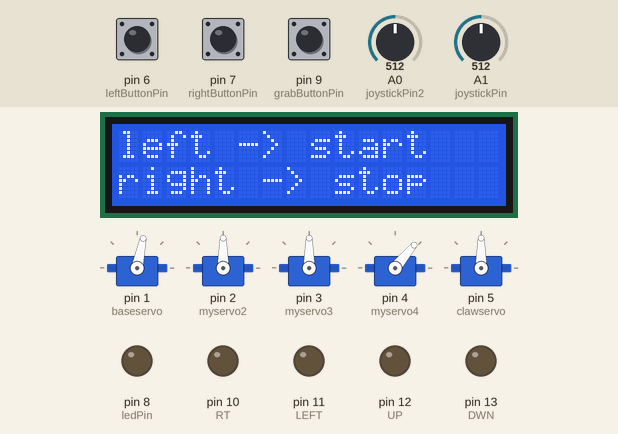
Bench run of a sketch on a simulated Arduino Uno, built with avr-gcc and run on an emulated ATmega328P. Parts: 5 × servo, 16×2 character LCD, output pins drawn as LEDs (lit = HIGH). The inputs (shaded band) are chosen by the test bench; at power-on: pin 9 (grabButtonPin) HIGH, pin 6 (leftButtonPin) HIGH, pin 7 (rightButtonPin) HIGH, A0 (joystickPin2) = 512, A1 (joystickPin) = 512.

Above: at 4.3 s.
4.4 s: pin 9 (grabButtonPin) pulled LOW for 1 s
At 10.5 s:
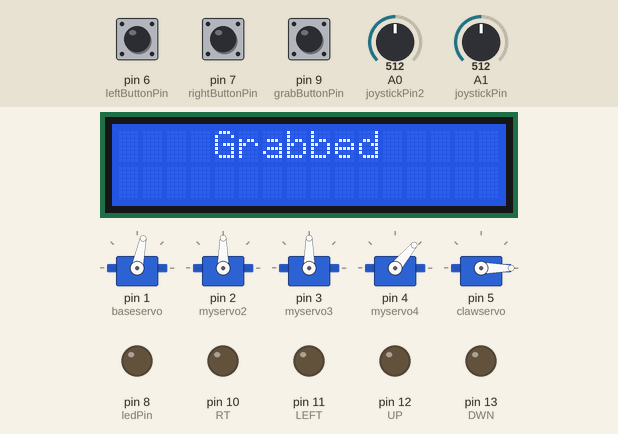
At 26.4 s:
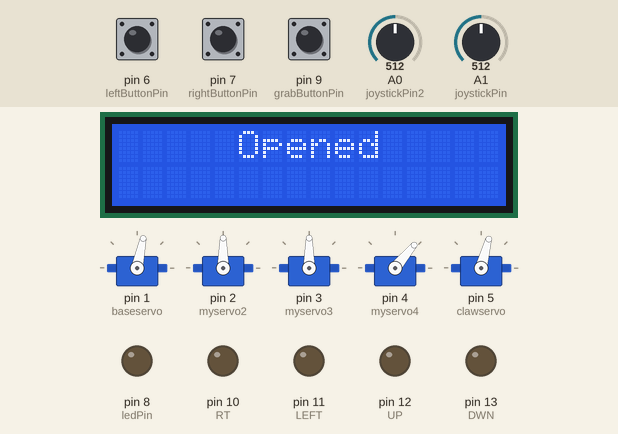
Timing chart, 0 to 27.2 s (numbered marks = the images above; inputs shaded):
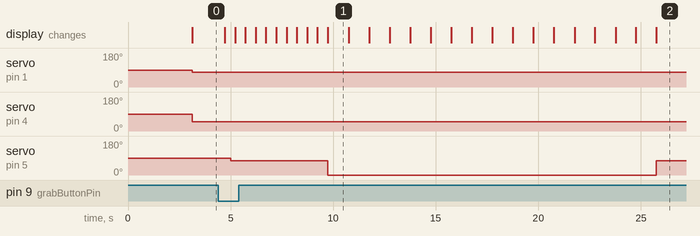

Measured:
- after the input at 4.4 s, servo on pin 5 (clawservo): 90° → 75° after 0.60 s, → 0° 4.7 s later, → 75° 16.0 s later; the display: first changes after 0.32 s (image 1 shows a later state)
- what the display in image 1 shows lasts 1.1 s, from 9.7 s to 10.8 s

The sketch:

Project3_claw_machine_final.ino
```cpp
#include <Servo.h>

Servo baseservo; // servo for the base of the claw machine
Servo myservo2; // servo that is attached to the base
Servo myservo3; // servo that is placed in the middle
Servo myservo4; // servo holding the claw
Servo clawservo; // servo for the claw of the claw machine

#include "Wire.h"
#include "Adafruit_LiquidCrystal.h"
#include <LiquidCrystal_I2C.h>

LiquidCrystal_I2C lcd(0x27, 16, 2);

const int grabButtonPin = 9;
const int rightButtonPin = 7;
const int leftButtonPin = 6;
const int ledPin = 8; // LED pin

const int joystickPin = A1; // Analog pin for the joystick left and right
const int minAngle = 155;     // Minimum angle for the base servo
const int maxAngle = 0;   // Maximum angle for the base servo
int lastJoystickValue = 0; // Variable to store the last joystick value

const int joystickPin2 = A0; // Analog pin for the joystick up and down
const int minAngle2 = 0;     // Minimum angle for the shoulder servo
const int maxAngle2 = 100; // Maximum angle for the shoulder servo
int lastJoystickValue2 = 0; // Variable to store the last joystick value

const int minAngle3 = 0;  // Minimum angle for the middle servo
const int maxAngle3 = 90;  // Maximum angle for the middle servo

const int minAngle4 = 0;  // Minimum angle for the elbow servo
const int maxAngle4 = 90;  // Maximum angle for the elbow servo

int UD = 0;
int LR = 0;

int DWN = 13;
int UP = 12;
int LEFT = 11;
int RT = 10;

int IUP = A0;
int ILR = A1;
int MID = 10;
int LRMID = 0;
int UPMID = 0;

unsigned long timerStart = 0;
const unsigned long timerDuration = 30000; // 30 seconds

bool timerRunning = false;

unsigned long clawOpenTime = 0;
bool clawOpen = false;

void setup() {
  baseservo.attach(1);
  myservo2.attach(2);
  myservo3.attach(3);
  myservo4.attach(4);
  clawservo.attach(5);

  pinMode(ledPin, OUTPUT); // Set LED pin as output

  lcd.init();
  lcd.backlight();

  lcd.setCursor(0, 0);
  lcd.print("Welcome to the");
  lcd.setCursor(0, 1);
  lcd.print("Claw Machine!");

  delay(3000);
  lcd.clear();
  lcd.setCursor(0, 0);
  lcd.print("left -> start");
  lcd.setCursor(0, 1);
  lcd.print("right -> stop");

  pinMode(rightButtonPin, INPUT_PULLUP);
  pinMode(leftButtonPin, INPUT_PULLUP);
  pinMode(grabButtonPin, INPUT_PULLUP);

  pinMode(DWN, OUTPUT);
  pinMode(UP, OUTPUT);
  pinMode(LEFT, OUTPUT);
  pinMode(RT, OUTPUT);
  digitalWrite(DWN, HIGH);
  digitalWrite(UP, HIGH);
  digitalWrite(LEFT, HIGH);
  digitalWrite(RT, HIGH);

  LRMID = analogRead(ILR);
  UPMID = analogRead(IUP);
}

void loop() {
  int rightButtonState = digitalRead(rightButtonPin);
  int leftButtonState = digitalRead(leftButtonPin);
  int grabButtonState = digitalRead(grabButtonPin);

  if (rightButtonState == LOW) {
    lcd.clear();
    lcd.setCursor(0, 0);
    lcd.print("Stopping the");
    lcd.setCursor(0, 1);
    lcd.print("claw machine!");
    delay(2000);
    lcd.clear();
    lcd.setCursor(3, 0);
    lcd.print("Thank you");
    lcd.setCursor(3, 1);
    lcd.print("and Goodbye");
    delay(3000);
  }

  if (leftButtonState == LOW) {
    lcd.clear();
    lcd.setCursor(0, 0);
    lcd.print("Starting the");
    lcd.setCursor(0, 1);
    lcd.print("claw machine!");
    delay(2000);

    lcd.clear();
    lcd.setCursor(2, 0);
    lcd.print("30 sec timer");
    lcd.setCursor(4, 1);
    lcd.print("Good Luck");
    delay(3000);

    if (!timerRunning) {
      timerStart = millis();
      timerRunning = true;
    } else {
      timerStart = millis(); // Reset timer
    }
  }

  if (grabButtonState == LOW) {
    unsigned long startTime = millis();
    unsigned long elapsedTime = 0;
    elapsedTime = millis() - startTime;
    while (millis() - startTime < 5000) {
      if (!clawOpen && millis() - clawOpenTime >= 5000) {
        clawservo.write(75); // Open the claw
        clawOpenTime = millis(); // Record the time when the claw is opened
        clawOpen = true;
      }
      if ((millis() - startTime) % 1000 < 500) {
        lcd.clear();
      } else {
        lcd.setCursor(4, 0);
        lcd.print("Grabbing");
      }
    }
    clawservo.write(0); // Close the claw
    clawOpenTime = millis(); // Record the time when the claw is closed
    clawOpen = false; // Reset the flag
    lcd.clear();
    lcd.setCursor(4, 0);
    lcd.print("Grabbed");
    delay(1000);

    // Check if the claw has been closed for 15 seconds
    unsigned long clawClosedTime = millis();
    while (millis() - clawClosedTime < 15000) {
      // Wait for 15 seconds
        lcd.setCursor(4, 0);
        lcd.print("Opening");
        elapsedTime = millis() - clawClosedTime;
        lcd.setCursor(0, 1);
        lcd.print("Time left: ");
        lcd.print((15000 - elapsedTime) / 1000);
        lcd.print(" s");
    }

    // Reopen the claw
    clawservo.write(75); // Open the claw
    clawOpenTime = millis(); // Record the time when the claw is opened
    clawOpen = true;
    lcd.clear();
    lcd.setCursor(5, 0);
    lcd.print("Opened");
    delay(1000);
  }

  UD = analogRead(IUP);
  LR = analogRead(ILR);

  if (UD < UPMID - MID) {
    digitalWrite(DWN, HIGH);
  } else {
    digitalWrite(DWN, LOW);
  }

  if (UD > UPMID + MID) {
    digitalWrite(UP, HIGH);
  } else {
    digitalWrite(UP, LOW);
  }

  if (LR < LRMID - MID) {
    digitalWrite(LEFT, HIGH);
  } else {
    digitalWrite(LEFT, LOW);
  }

  if (LR > LRMID + MID) {
    digitalWrite(RT, HIGH);
  } else {
    digitalWrite(RT, LOW);
  }

  if (timerRunning) {
    unsigned long elapsedTime = millis() - timerStart;
    unsigned long remainingTime = max(0, timerDuration - elapsedTime);
    unsigned int seconds = remainingTime / 1000;
    lcd.clear();
    lcd.setCursor(0, 0);
    lcd.print("Time left: ");
    lcd.setCursor(0, 1);
    lcd.print(seconds);
    lcd.print(" seconds");
    if (elapsedTime >= timerDuration) {
      lcd.clear();
      lcd.setCursor(3, 0);
      lcd.print("Timer done!");
      delay(1000);
      timerRunning = false;

      unsigned long startTime = millis();
      while (millis() - startTime < 5000) {
        if (!clawOpen && millis() - clawOpenTime >= 5000) {
          clawservo.write(75); // Open the claw
          clawOpenTime = millis(); // Record the time when the claw is opened
          clawOpen = true;
        }
        if ((millis() - startTime) % 1000 < 500) {
          lcd.clear();
        } else {
          lcd.setCursor(4, 0);
          lcd.print("Grabbing");
        }
      }
      clawservo.write(0); // Close the claw
      clawOpenTime = millis(); // Record the time when the claw is closed
      clawOpen = false; // Reset the flag
      lcd.clear();
      lcd.setCursor(4, 0);
      lcd.print("Grabbed");
      delay(1000);

      // Check if the claw has been closed for 15 seconds
      unsigned long clawClosedTime = millis();
      while (millis() - clawClosedTime < 15000) {
      // Wait for 15 seconds
        lcd.setCursor(4, 0);
        lcd.print("Opening");
        elapsedTime = millis() - clawClosedTime;
        lcd.setCursor(0, 1);
        lcd.print("Time left: ");
        lcd.print((15000 - elapsedTime) / 1000);
        lcd.print(" s");
      }
      // Reopen the claw
      clawservo.write(75); // Open the claw
      clawOpenTime = millis(); // Record the time when the claw is opened
      clawOpen = true;
      lcd.clear();
      lcd.setCursor(5, 0);
      lcd.print("Opened");
      delay(1000);
    }
  }

  // Joystick control for the servo
  int joystickValue = analogRead(joystickPin); // Read the joystick value (0 - 1023)
  // Map the joystick value to the base servo angle range
  int angle = map(joystickValue, 0, 1023, minAngle, maxAngle);

  int joystickValue2 = analogRead(joystickPin2); // Read the joystick value
  // Map the joystick value to the shoulder servo angle range
  int angle2 = map(joystickValue2, 0, 1023, minAngle2, maxAngle2);
  // int angle3 = map(joystickValue2, 0, 1023, minAngle3, maxAngle3);
  // int angle4 = map(joystickValue2, 0, 1023, minAngle4, maxAngle4);

  // Check if the current joystick value is different from the last one
  if (joystickValue != lastJoystickValue) {
    // Control the servo with the mapped angle
    baseservo.write(angle);

    // Update the last joystick value
    lastJoystickValue = joystickValue;
  }

  // Check if the current joystick value is different form the last one
  if (joystickValue2 != lastJoystickValue2) {
    // Control the servo with the mapped angle
    myservo4.write(angle2);
    // myservo3.write(angle3);
    // myservo2.write(angle4);

    // Update the last joystick value
    lastJoystickValue2 = joystickValue2;
  }

  // Control the LED based on the joystick input only when the joystick is moved
  if (joystickValue != lastJoystickValue || joystickValue2 != lastJoystickValue2) {
    int ledBrightness = map(joystickValue, 0, 1023, 0, 255);
    analogWrite(ledPin, ledBrightness);
  } else {
    analogWrite(ledPin, 0); // Turn off LED if the joystick is not moved
  }

  delay(400);
}
```
